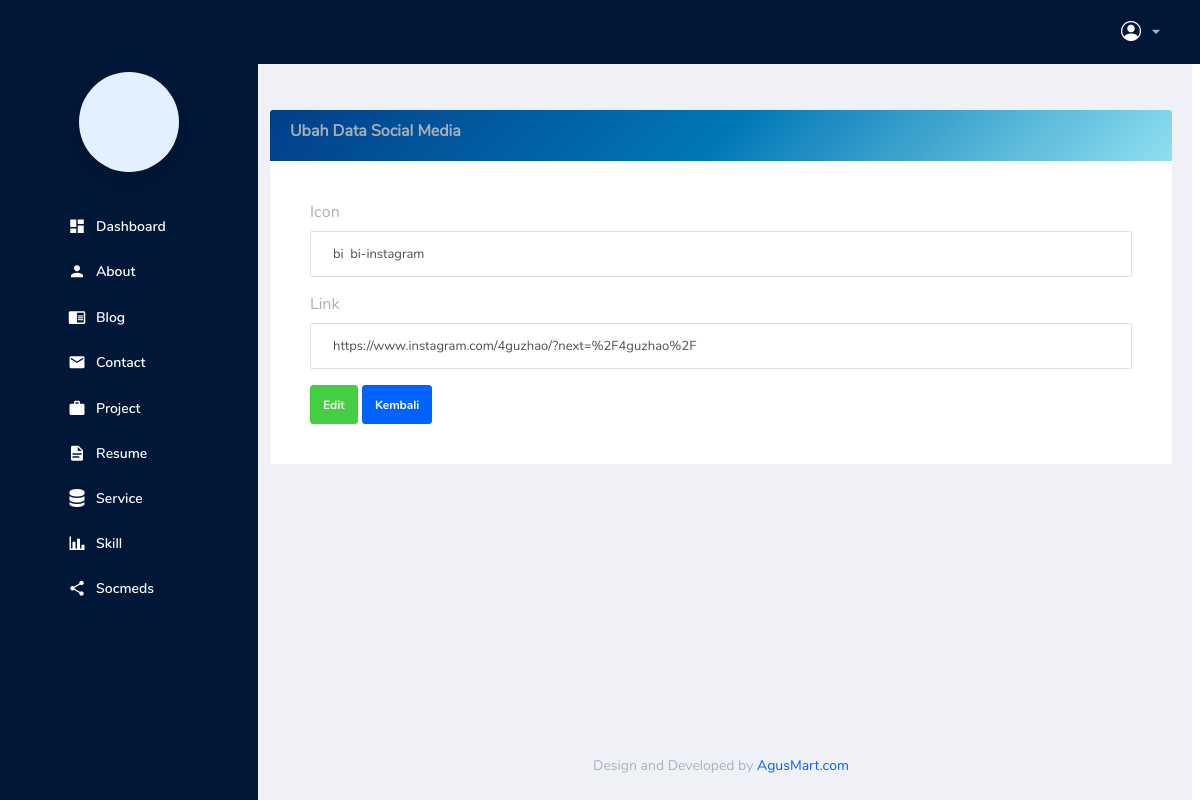
/backend/pages/socmed/edit.php?id=5, run on the app's committed database.
### tables this page shows
CREATE TABLE `socmeds` (
  `id` bigint NOT NULL,
  `icon` varchar(255) NOT NULL,
  `link` text NOT NULL
);

### backend/actions/socmed/show.php (called while the page is built, shortened)
<?php
include '../../app.php';
$id = $_GET['id'];
$qSelect = "SELECT * FROM socmeds WHERE id='$id'";
$result = mysqli_query($connect, $qSelect) or die(mysqli_error($connect));
$socmed = $result->fetch_object();
?>

### backend/pages/socmed/edit.php (the view, shortened to what this page needs)
<?php
include '../../partials/header.php';
?>
<div class="container-scroller">
  <?php include '../../partials/navbar.php'; ?>
  <div class="container-fluid page-body-wrapper">
    <?php include '../../partials/sidebar.php'; ?>
    <div class="main-panel">
      <div class="content-wrapper" style="padding-left: 20px; padding-right: 20px;">
        <div class="row">
          <div class="col-12">
            <div class="card">
              <div class="card-header" style="background: linear-gradient(135deg, #023e8a, #0077b6, #90e0ef); border: none;">
                <h5>Ubah Data Social Media</h5>
              </div>
              <div class="card-body">
                <?php include '../../actions/socmed/show.php'; ?>
                <form action="../../actions/socmed/update.php?id=<?= $socmed->id ?>" method="POST">
                  <div class="mb-3">
                    <label for="iconInput" class="form-label">Icon</label>
                    <input type="text" name="icon" id="iconInput" class="form-control" placeholder="Masukkan icon social media..." required value="<?= htmlspecialchars($socmed->icon) ?>">
                  </div>
                  <div class="mb-3">
                    <label for="linkInput" class="form-label">Link</label>
                    <input type="text" name="link" id="linkInput" class="form-control" placeholder="Masukkan link social media..." required value="<?= htmlspecialchars($socmed->link) ?>">
                  </div>
                  <button type="submit" class="btn btn-success" name="tombol">Edit</button>
                  <a href="./index.php" class="btn btn-primary">Kembali</a>
                </form>
              </div>
            </div>
          </div>
        </div>
      </div>
      <?php include '../../partials/footer.php'; ?>
    </div>
  </div>
</div>

### backend/partials/header.php (style rules this page uses)
.page-body-wrapper { display: flex; }
.main-panel { margin-left: 250px; width: calc(100% - 250px); }

### data on the page
socmeds: icon "bi bi-instagram", link "https://www.instagram.com/4guzhao/?next=%2F4guzhao%2F"
